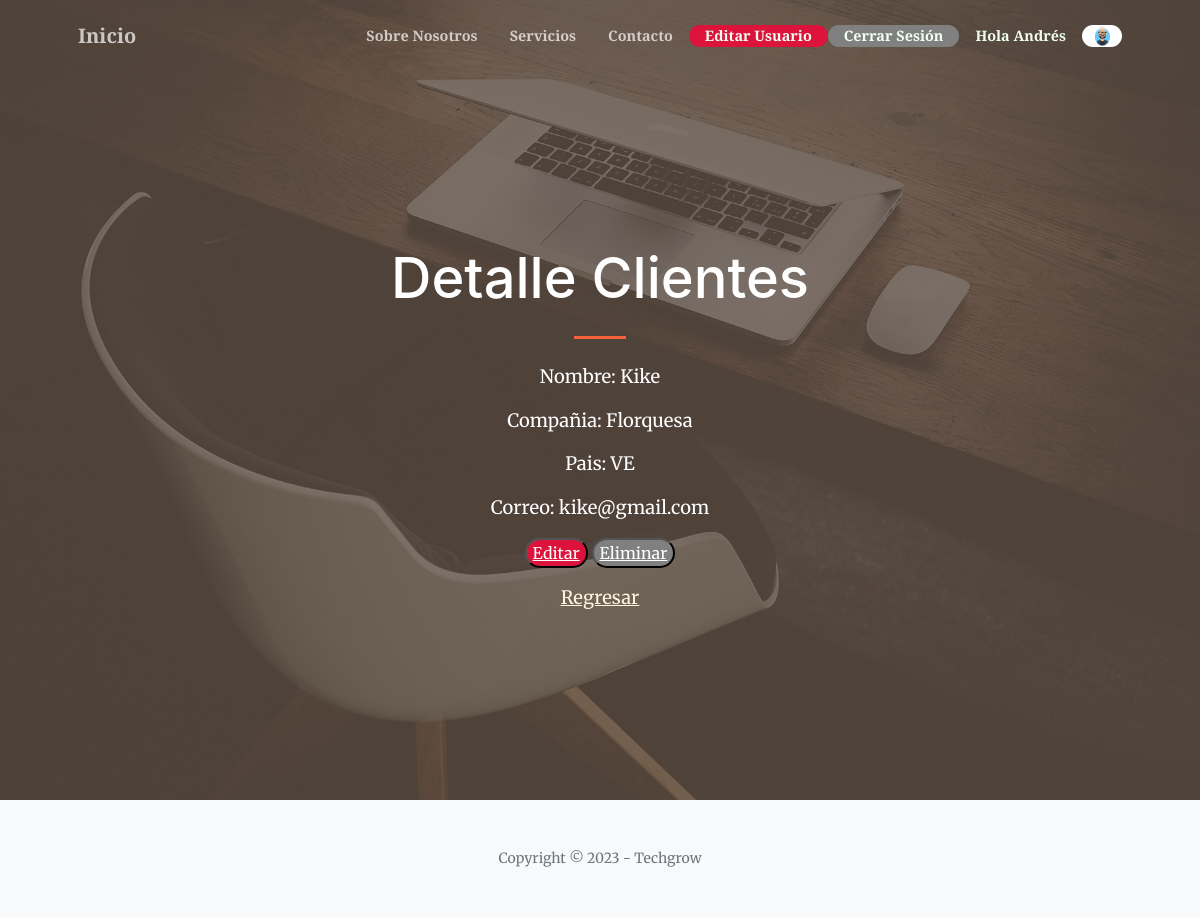
Screenshot of /Consultorias/companyclient/1 (signed in) with the database file from the repository.
### Consultorias/models.py (models this page shows)
class Avatar(models.Model):
    user = models.ForeignKey(User, on_delete=models.CASCADE)
    image= models.ImageField(upload_to="media", null=True, blank=True)

class companyClient(models.Model):
    client_name = models.CharField(max_length=40)
    client_company = models.CharField(max_length=40)
    client_country = CountryField()
    client_email = models.EmailField()
    class Meta:
        unique_together = ["client_company", "client_email"]

### Consultorias/views.py (the view)
# urls.py: path('companyclient/<int:pk>',views.companyclientDetail.as_view(), name = "detalle_company_client"),
class companyclientDetail(LoginRequiredMixin,DetailView):
      model = companyClient
      template_name= "Consultorias/companyclients/companyclient_detail.html"

### Consultorias/templates/Consultorias/companyclients/companyclient_detail.html (shortened to what this page needs)
{% extends "Consultorias/padre.html" %}
{% load static %}
{% block inicio %}
Detalle Clientes
{% endblock %}
{% block resultadosparabuscador %}
    <div style="color:white">
    <p>Nombre: {{companyclient.client_name}}</p>
    <p>Compañia: {{companyclient.client_company}}</p>
    <p>Pais: {{companyclient.client_country}}</p>
    <p>Correo: {{companyclient.client_email}}</p>
    </div>
    {% if  request.user.is_staff %}
    <button style="background-color:crimson; border-color:black;border-radius: 22px">
        <a style="color:white" href= '{% url "editar_company_client" companyclient.client_name %}'> Editar </a>
    </button>
    <button style="background-color:gray; border-color:black;border-radius: 22px">
        <a style="color:white" href= '{% url "borrar_company_client" companyclient.id %}'> Eliminar </a>
    </button>
    {% endif %}
    <p><a style="color:cornsilk ;" href='{% url "resultados_company_client" %}'> Regresar </a></p>
{% endblock %}

### Consultorias/templates/Consultorias/padre.html (shortened to what this page needs)
<!DOCTYPE html>
<html lang="en">
    <head>
        {% load static %}
        <link href="https://cdn.jsdelivr.net/npm/bootstrap-icons@1.5.0/font/bootstrap-icons.css" rel="stylesheet" />
        <link href="https://cdnjs.cloudflare.com/ajax/libs/SimpleLightbox/2.1.0/simpleLightbox.min.css" rel="stylesheet" />
        <link href="{% static 'Consultorias/css/styles.css' %}" rel="stylesheet" />
    </head>
    <body id="page-top">
        <nav class="navbar navbar-expand-lg navbar-light fixed-top py-3" id="mainNav">
            <div class="container px-4 px-lg-5">
                <a class="navbar-brand" class="nav-link" href='{% url "Inicio" %}'>Inicio</a>
                <div class="collapse navbar-collapse" id="navbarResponsive">
                    <ul class="navbar-nav ms-auto my-2 my-lg-0">
                        <li class="nav-item"><a class="nav-link" href='{% url "Inicio" %}#about'>Sobre Nosotros</a></li>
                        <li class="nav-item"><a class="nav-link" href='{% url "Inicio" %}#services'>Servicios</a></li>
                        <li class="nav-item"><a class="nav-link" href='{% url "Inicio" %}#contact'>Contacto</a></li>
                        {% if  request.user.is_authenticated %}
                        <li class="nav-item"><a class="nav-link" href='{% url "editar_usuario" %}' style="background-color:crimson;border-radius: 22px;color: honeydew;">Editar Usuario</a></li>
                        <li class="nav-item"><a class="nav-link" href='{% url "cerrar_sesion" %}' style="background-color:gray;border-radius: 22px;color: honeydew;">Cerrar Sesión</a></li>
                        <li class="nav-item"><a class="nav-link" style="color: honeydew;">Hola {{user.first_name}}</a></li>
                        {% with user.avatar_set.last as profileavatar %}
                        {% if profileavatar %}
                        <img src="{{profileavatar.image.url}}" alt="" style="max-width: 40px;border-radius: 22px;margin-right: auto; margin-left: auto;">
                        {% endif %}
                        {% endwith %}
                        {% endif %}
                    </ul>
                </div>
            </div>
        </nav>
        <header class="masthead">
            <div class="container px-4 px-lg-5 h-100">
                <div class="row gx-4 gx-lg-5 h-100 align-items-center justify-content-center text-center">
                    <div class="col-lg-8 align-self-end">
                        <h1 class="text-white font-weight-bold">        {% block inicio %} {% endblock %}</h1>
                        <hr class="divider" />
                        <p>{% block resultadosparabuscador %} {% endblock %} </p>
                    </div>
                </div>
            </div>
        </header>
        <footer class="bg-light py-5">
            <div class="container px-4 px-lg-5"><div class="small text-center text-muted">Copyright &copy; 2023 - Techgrow</div></div>
        </footer>
    </body>
</html>

### rows the page displays
Avatar: image (picture)
companyClient: client_name "Kike", client_company "Florquesa", client_country "VE", client_email "kike@gmail.com"

### other values shown
{{ user.first_name }} "Andrés"
